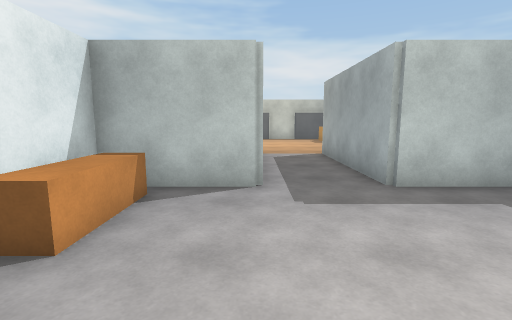
View 1 (above)

17 first-person views from a walk through a 3-D level made in the Unity game engine. The camera is 1.4 m above the floor, tilts 8° down and sees 85° across. The floor is counted in squares, 1 m on a side. Each view is taken from the middle of a square. On the plan, view 1 faces up. The plan holds only what a view shows up to about 14 squares ahead; the rest is blank. The player character is not drawn.

View 2
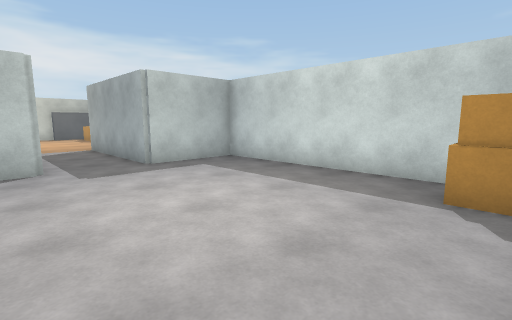

View 3
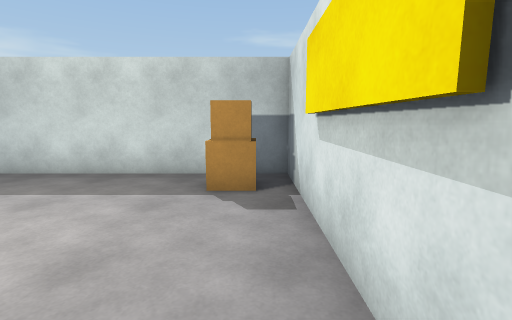

View 4
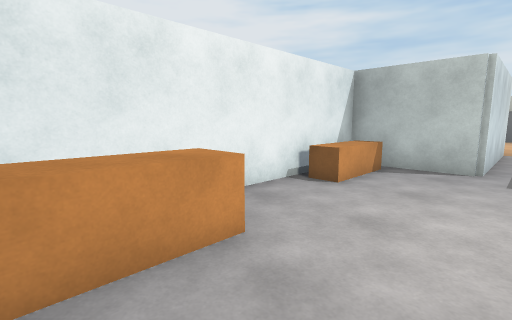

View 5
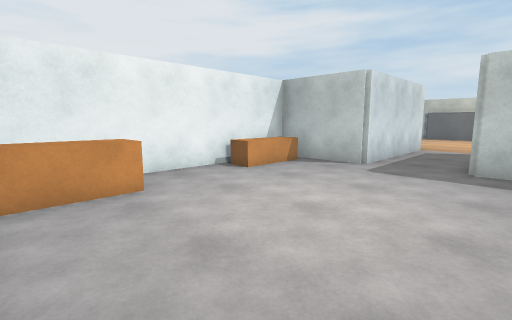

View 6
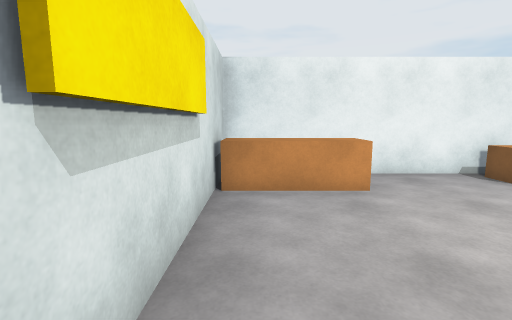

View 7
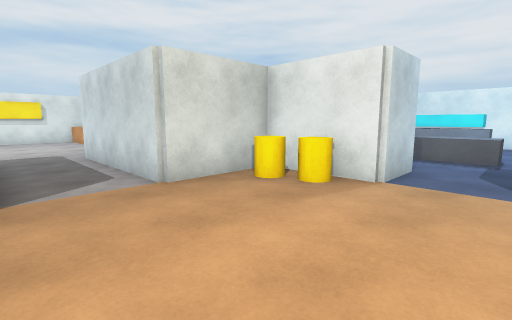

View 8
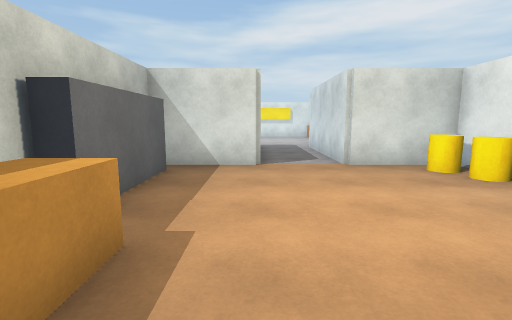

View 9
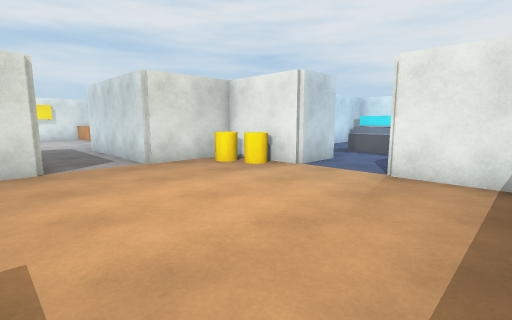

View 10
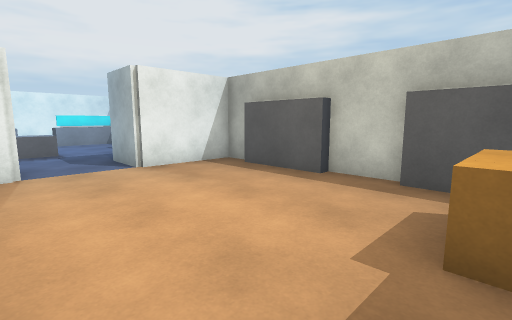

View 11
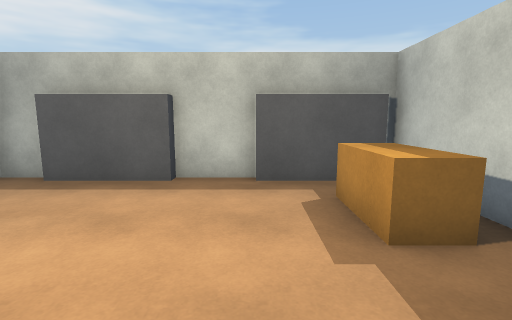

View 12
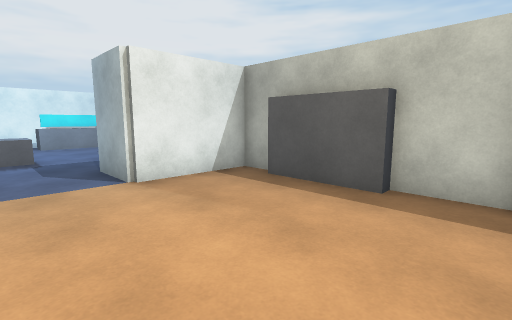

View 13
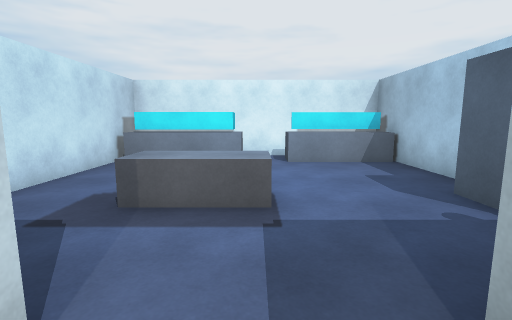

View 14
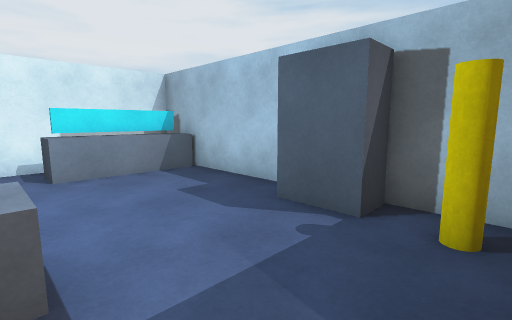

View 15
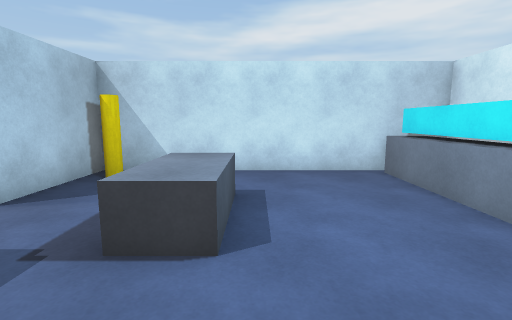

View 16
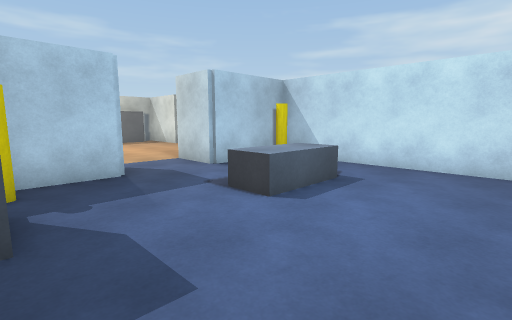

View 17
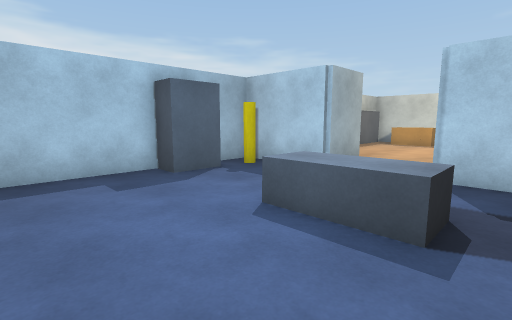

### Floor plan
Ten units are one square. View 1 is at (0, 0); x grows to the right and y downward. Boxes are objects, and circles mark ways between rooms. Rooms are numbered by the first view taken in them; rooms with no view inside come last. Other rooms are left out.
<svg viewBox="-158 -224 227 268">
<path fill="none" stroke="#000" d="M-33 -25 -33 39 64 39 64 -59 29 -59 29 -122M1 -122 1 -59 -33 -59M-15 6 -15 38M-33 -157 -33 -122 1 -122M10 -215 -20 -215M29 -122 59 -122M30 -219 10 -219M64 -168 64 -219M-22 -219 -33 -219 -33 -184M56 -130 56 -170M61 -215 30 -215M-148 -162 -138 -162 -138 -128M-142 -216 -142 -182M-58 -219 -150 -219M-153 -210 -153 -140M-33 -184 -57 -184 -57 -206M-150 -122 -57 -122 -57 -157 -33 -157M-135 -166 -135 -125M-135 -218 -135 -181 -145 -181"/>
<rect x="-35" y="-55" width="20" height="30" fill="#bbb"><title>other object</title></rect>
<rect x="45" y="15" width="10" height="20" fill="#bbb"><title>other object</title></rect>
<rect x="-35" y="-145" width="20" height="10" fill="#bbb"><title>other object</title></rect>
<rect x="-25" y="-135" width="10" height="10" fill="#bbb"><title>other object</title></rect>
<rect x="45" y="-185" width="10" height="10" fill="#bbb"><title>other object</title></rect>
<rect x="45" y="-195" width="10" height="10" fill="#bbb"><title>other object</title></rect>
<rect x="45" y="-205" width="10" height="10" fill="#bbb"><title>other object</title></rect>
<rect x="-95" y="-175" width="10" height="30" fill="#bbb"><title>other object</title></rect>
<rect x="-95" y="-215" width="20" height="10" fill="#bbb"><title>other object</title></rect>
<rect x="-75" y="-135" width="20" height="10" fill="#bbb"><title>other object</title></rect>
<rect x="-75" y="-215" width="20" height="10" fill="#bbb"><title>other object</title></rect>
<circle cx="15" cy="-120" r="3" fill="#2a7"/>
<circle cx="-45" cy="-170" r="3" fill="#2a7"/>
<text x="10" y="-20">1</text>
<text x="10" y="-170">2</text>
<text x="-100" y="-170">3</text>
</svg>
Room 1 opens to room 2. Room 2 opens to room 3.

Where each view was taken, in squares from view 1:
view 1: 0 up, 0 right, facing up
view 2: 3 down, 1 left, facing up-right
view 3: 3 down, 1 left, facing right
view 4: 3 down, 1 right, facing up-left
view 5: 3 down, 4 right, facing up-left
view 6: 3 down, 4 right, facing left
view 7: 18 up, 3 right, facing down-left
view 8: 21 up, 3 right, facing down
view 9: 21 up, 4 right, facing down-left
view 10: 15 up, 5 right, facing up-left
view 11: 15 up, 3 right, facing up
view 12: 16 up, 3 right, facing up-left
view 13: 17 up, 4 left, facing left
view 14: 17 up, 6 left, facing up-left
view 15: 20 up, 10 left, facing down
view 16: 21 up, 13 left, facing down-right
view 17: 14 up, 13 left, facing up-right
